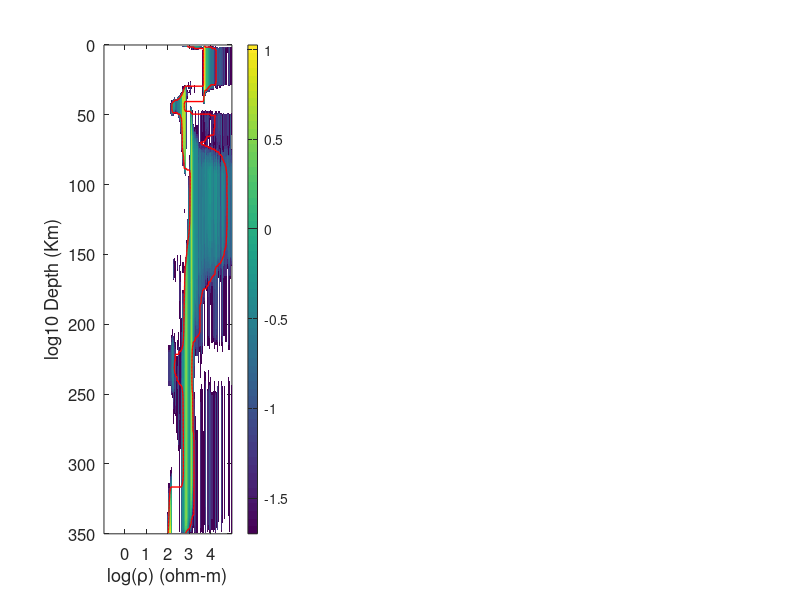

Write MATLAB code to recreate this figure. (Note: this script raises an error after producing the figure.)
clc; clear all;

try
    load('MT_TD_Chain_Stat_info.mat');
    fprintf('Plotting MT chains \n')
    image_name = 'MT_Post_image';
catch
    try
        load('DC_TD_Chain_Stat_info.mat');
        fprintf('Plotting DC chains \n')
        image_name = 'DC_Post_image';
    catch
        load('MT_DC_TD_Chain_Stat_info.mat');
        fprintf('Plotting MT+DC chains \n')
        image_name = 'MT_Post_image';
    end
end

fnt_headg = 14; fnt_ticks = 12;     fnt_label = 12;    marksize = 8;
xwidth = 800; ywidth = 600;

S.posteriorPDF(log10(S.posteriorPDF) < -2) = NaN;
figure1 = figure;
set(gcf,'PaperPositionMode','auto')
set(figure1, 'Position', [0 0 xwidth ywidth])

S.zPlot = S.zPlot/1000;

subplot(1,3,1)

h = pcolor(S.rhoPlot,S.zPlot,log10(S.posteriorPDF));
set(h,'EdgeColor','none')
hold on
stairs(S.p5,S.zPlot,'-r','linewidth',1)
stairs(S.p95,S.zPlot,'-r','linewidth',1)
[~, station] = fileparts(pwd);
proj_root = fileparts(fileparts(mfilename('fullpath')));
m1d_candidates = { ...
    fullfile(proj_root, 'data', [station, '_model_1D.mat']), ...
    fullfile(proj_root, 'data', 'model_1D', [station, '_model_1D.mat'])};
m1d_file = '';
for ii = 1:numel(m1d_candidates)
    if exist(m1d_candidates{ii}, 'file'); m1d_file = m1d_candidates{ii}; break; end
end
if ~isempty(m1d_file)
   load(m1d_file, 'model_1D')
   plotModel1D(model_1D)
else
   fprintf('  [A_03] no reference 1D model found for %s\n', station);
end
xlabel('log(\rho) (ohm-m)')
ylabel('log10 Depth (Km)')
set(gca,'YDir','reverse','Xtick',-1:1:5)
ylim([0 350])
set(gca,'FontSize',fnt_ticks)
c = colorbar;
c.Label.String = 'log10 (PDF)';

subplot(1,3,2)
kPDF = sum(S.kSamples,2,'omitnan')./(sum(S.kSamples(:),'omitnan')*S.dz);
kPrior = mean(kPDF);
kPDF(1) = 0;  % To make the first interface as invalid as its always there
plot(kPDF,S.zPlot(1:end-1),'linewidth',2)
hold on
plot([kPrior kPrior],[S.zPlot(2) S.zPlot(end-1)],'--k')
set(gca,'YDir','reverse')
set(gca,'FontSize',14)
% ylim([S.zPlot(1) S.zPlot(end-1)])
% ylim([log10(100) log10(5000)])
ylim([0 350])
ylabel('Depth (m)')
xlabel('probability density')

subplot(1,3,3)
histogram(ngrid,'Normalization','pdf')
xlabel('# of subsurface layers')
ylabel('probability density')
set(gca,'FontSize',fnt_ticks)

% set(gcf,'position',[50  250  1092  477])

f=gcf;
print(f,image_name,'-djpeg',['-r',num2str(600)]);
